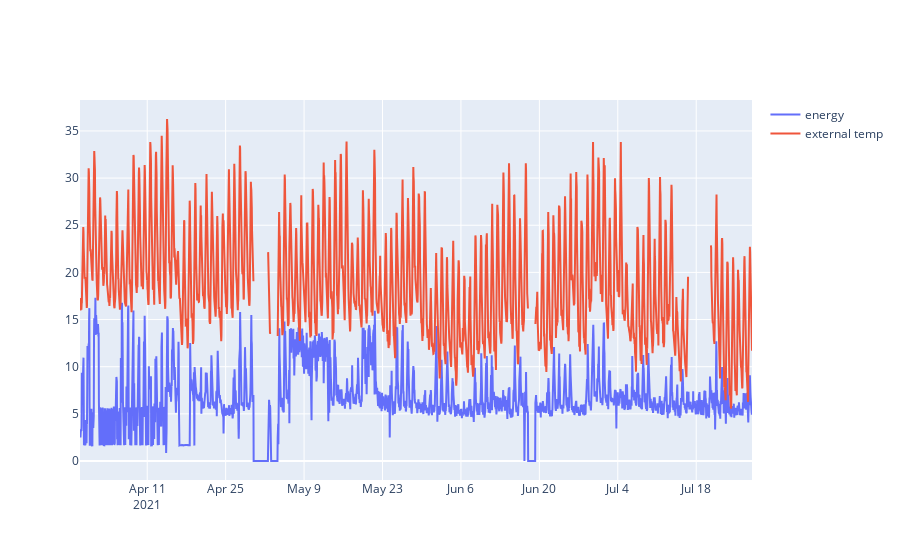

This figure's notebook cell:
### Code cell
fig = go.Figure()
fig.add_trace(go.Scatter(x=dfe.index, y=dfe.WIP_energy, mode='lines', name='energy'))
fig.add_trace(go.Scatter(x=dfe.index, y=dfe.Ext_temp, mode='lines', name='external temp'))
fig.show()

### Figure 1 — Plotly figure (JSON) as saved in the notebook; plotly's stock layout.template omitted (floating-point values rounded to 4 significant figures; data arrays with more than 128 entries replaced by an {"elided": "..."} marker saying what was removed)
{"data": [{"mode": "lines", "name": "energy", "type": "scatter", "x": {"elided": "2880 str values"}, "y": {"elided": "2880 float values"}}, {"mode": "lines", "name": "external temp", "type": "scatter", "x": {"elided": "2880 str values"}, "y": {"elided": "2880 float values"}}], "layout": {}}
